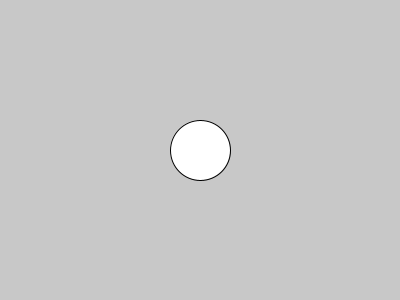
Frame 1 (no input)
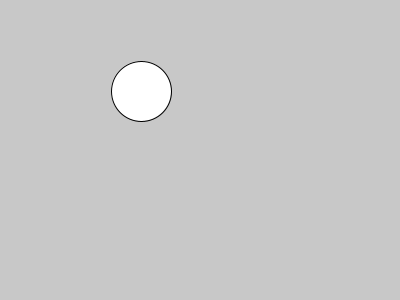
Frame 60 (the mouse pressed at the canvas centre just before this capture)
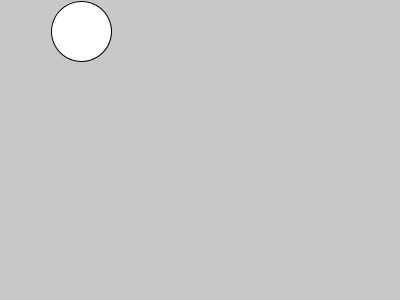
Frame 120 (the mouse held since frame 60 and released just before this capture)

The Processing sketch that drew these frames (run headless with seeded random() and noise(); from frame 60 on, the mouse is pressed at the canvas centre):

// Processing sketch: Travelling_circle
// ── Travelling_circle.pde
float x=200;
float y=150; 

void setup() {
  size(400, 300);
}

void draw() {
  background(200);
  ellipse(x, y, 60, 60);
  
  x = x-1;
  y = y-1;
}
